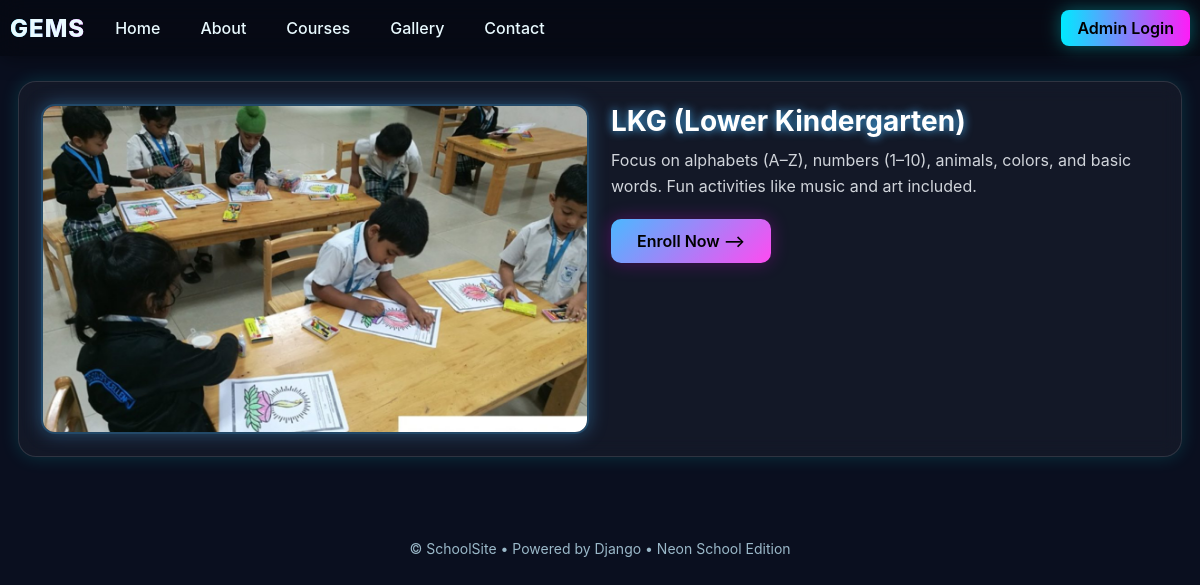
The app's page /course/3/ with its own data.
### core/models.py (models this page shows, shortened)
class Course(models.Model):
    title = models.CharField(max_length=200)
    short_desc = models.TextField()
    long_desc = models.TextField(blank=True)
    image = models.ImageField(upload_to="courses/")
    created_at = models.DateTimeField(auto_now_add=True)

### core/views.py (the view)
# urls.py: path("course/<int:pk>/", views.course_detail, name="course_detail"),
def course_detail(request, pk):
    course = get_object_or_404(Course, pk=pk)
    return render(request, "course_detail.html", {'course': course})

### templates/course_detail.html (shortened to what this page needs)
{% extends "base.html" %}
{% load static %}
{% block content %}
<div class="course-detail-box">
    <div class="course-flex">
        <div class="course-img">
            <img src="{{ course.image.url }}" alt="{{ course.title }}">
        </div>
        <div class="course-info">
            <h2>{{ course.title }}</h2>
            <p>{{ course.long_desc }}</p>
            <a href="{% url 'contact' %}" class="enroll-btn"  > Enroll Now  --></a>
        </div>
    </div>
</div>
{% endblock %}

### templates/base.html (style rules this page uses)
:root { --accent:#00eaff; --accent2:#ff1cf7; --bg:#0a0f1f; --card-bg:rgba(255,255,255,0.10); --border:rgba(255,255,255,0.15); --text:#e9faff; --muted:#9bb9c9; --shadow:0 0 18px rgba(0,255,255,0.35); }
* { margin:0;padding:0;box-sizing:border-box;font-family:'Inter',system-ui; }
body { background:var(--bg);color:var(--text);overflow-x:hidden }
a { text-decoration:none;color:var(--text) }
img,video { display:block;width:100% }

### templates/course_detail.html (style rules this page uses)
:root { --neon-blue:#4bb8ff; --neon-pink:#ff4bf1; --neon-green:#39ff9f; --card-dark:#0f172a; --bg-dark:#0d1117; }
.course-detail-box { background:rgba(255,255,255,0.04); border:1px solid rgba(255,255,255,0.12); box-shadow:0 0 18px rgba(0,255,255,0.15); padding:22px; border-radius:18px; backdrop-filter:blur(10px); animation:fadeIn .8s ease; }
.course-flex { display:flex; gap:22px; flex-wrap:wrap; }
.course-img { flex:1; min-width:280px; }
.course-img img { width:100%; height:330px; object-fit:cover; border-radius:14px; box-shadow:0 0 18px rgba(75,184,255,0.35); border:2px solid rgba(75,184,255,0.3); transition:.3s ease; }
.course-info { flex:1; min-width:280px; color:white; }
.course-info h2 { font-size:28px; font-weight:700; text-shadow:0 0 10px var(--neon-blue); }
.course-info p { line-height:1.6; color:#d1d5db; margin-top:10px; }
.enroll-btn { display:inline-block; margin-top:20px; background:linear-gradient(135deg,var(--neon-blue),var(--neon-pink)); color:black; padding:12px 26px; font-size:16px; font-weight:600; border-radius:10px; box-shadow:0 0 18px rgba(255,0,255,0.25); transition:.3s ease; }

### records on screen
Course: image (picture), title "LKG (Lower Kindergarten)", long_desc "Focus on alphabets (A–Z), numbers (1–10), animals, colors, and basic words. Fun activities like music and art included."

### other values on screen
{{ request.site|default:"SchoolSite" }} "SchoolSite"
